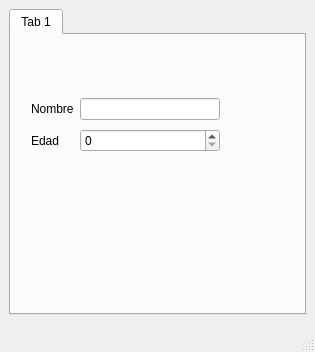
<?xml version="1.0" encoding="UTF-8"?>
<ui version="4.0">
 <class>Pestanas</class>
 <widget class="QMainWindow" name="Pestanas">
  <property name="geometry">
   <rect>
    <x>0</x>
    <y>0</y>
    <width>315</width>
    <height>352</height>
   </rect>
  </property>
  <property name="windowTitle">
   <string>Pestanas</string>
  </property>
  <widget class="QWidget" name="centralwidget">
   <layout class="QGridLayout" name="gridLayout">
    <item row="2" column="0">
     <widget class="QDialogButtonBox" name="buttonBox">
      <property name="standardButtons">
       <set>QDialogButtonBox::NoButton</set>
      </property>
     </widget>
    </item>
    <item row="1" column="0">
     <widget class="QTabWidget" name="tabWidget">
      <property name="currentIndex">
       <number>0</number>
      </property>
      <widget class="QWidget" name="tab">
       <attribute name="title">
        <string>Tab 1</string>
       </attribute>
       <widget class="QWidget" name="">
        <property name="geometry">
         <rect>
          <x>20</x>
          <y>60</y>
          <width>189</width>
          <height>61</height>
         </rect>
        </property>
        <layout class="QGridLayout" name="gridLayout_2">
         <item row="0" column="0">
          <widget class="QLabel" name="label">
           <property name="text">
            <string>Nombre</string>
           </property>
          </widget>
         </item>
         <item row="0" column="1">
          <widget class="QLineEdit" name="lineEdit"/>
         </item>
         <item row="1" column="0">
          <widget class="QLabel" name="label_2">
           <property name="text">
            <string>Edad</string>
           </property>
          </widget>
         </item>
         <item row="1" column="1">
          <widget class="QSpinBox" name="spinBox"/>
         </item>
        </layout>
       </widget>
      </widget>
     </widget>
    </item>
   </layout>
  </widget>
  <widget class="QMenuBar" name="menubar">
   <property name="geometry">
    <rect>
     <x>0</x>
     <y>0</y>
     <width>315</width>
     <height>23</height>
    </rect>
   </property>
  </widget>
  <widget class="QStatusBar" name="statusbar"/>
 </widget>
 <resources/>
 <connections/>
</ui>
